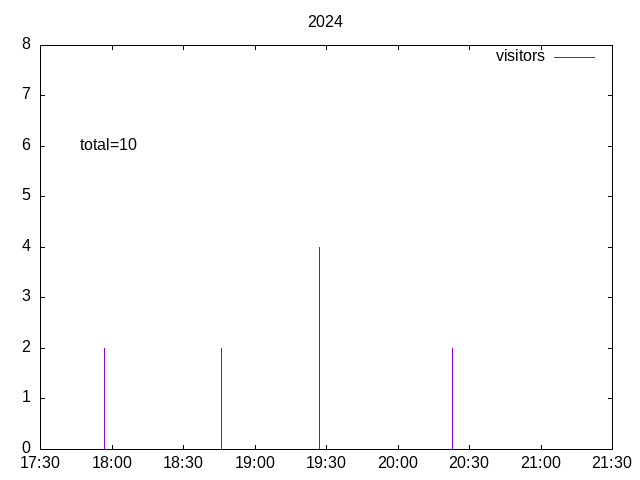

Generate this figure with gnuplot:
set xdata time
set timefmt "%H:%M"
set xrange ["17:30":"21:30"]
set yrange [0:8]
set ytics 0,1
set format x "%H:%M"
set title '2024'
set terminal png
set output '2024.png'
set label 1 "total=10" at 64000,6
plot '2024.dat' index 0 using 1:2 with impulses title 'visitors'
